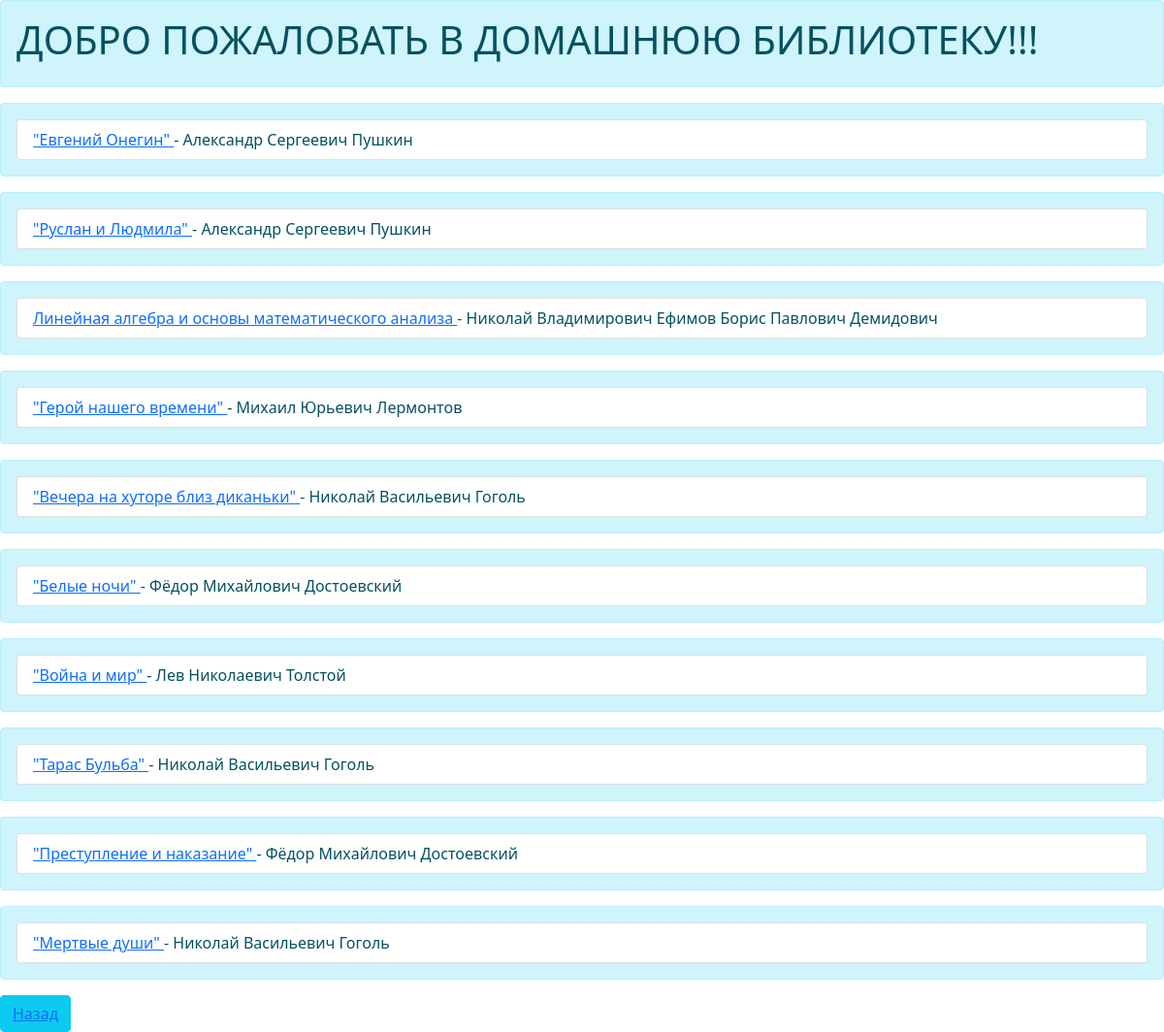
The page / on the database its author committed.
### book/models.py (models this page shows, shortened)
class Book(models.Model):
    title = models.CharField("Название", max_length=100)
    tagline = models.CharField("Слоган", max_length=100, default='')
    description = models.TextField("Описание")
    authors = models.ManyToManyField(Author, verbose_name="автор", related_name="author_book")
    draft = models.BooleanField("Черновик", default=False)
    class Meta:
        verbose_name = "Книга"
        verbose_name_plural = "Книги"

class Author(models.Model):
    name = models.CharField("Имя", max_length=100)
    age = models.PositiveSmallIntegerField("Возраст", default=0)
    description = models.TextField("Описание")
    class Meta:
        verbose_name = "Авторы"
        verbose_name_plural = "Авторы"

### book/views.py (the view)
# urls.py: path("", views.BooksView.as_view()),
class BooksView(View):
    def get(self, request):
        books = Book.objects.all()
        return render(request, "book/book_list.html", {"book_list": books})

### templates/book/book_list.html (shortened to what this page needs)
<!DOCTYPE html>
<html lang="en">
<head>
    <link href="https://cdn.jsdelivr.net/npm/bootstrap@5.0.0-beta1/dist/css/bootstrap.min.css" rel="stylesheet">
</head>
<body>
<div class="alert alert-info" role="alert">
  <h1>ДОБРО  ПОЖАЛОВАТЬ  В  ДОМАШНЮЮ  БИБЛИОТЕКУ!!!</h1>
</div>
{% for book in book_list %}
    <ul class="list-group">
       <div class="alert alert-info" role="alert"> <li class="list-group-item">
          <a href="{% url "book" pk=book.pk %}" class="editContent">
         {{ book.title }}
        </a>
           {{ '-' }}
            {% for  authors in book.authors.all %}
                {{ authors.name }}
            {% endfor %}
        </li>
       </div>
    </ul>
{% endfor %}
<button type="button" class="btn btn-info"><a href="/admin">Назад</a></button>
</body>
</html>

### rows shown on the page
Book: title "\"Евгений Онегин\"", value "-"
Author: name "Александр Сергеевич Пушкин"
Book: title "\"Руслан и Людмила\"", value "-"
Book: title "Линейная алгебра и основы математического анализа", value "-"
Author: name "Николай Владимирович Ефимов"
Author: name "Борис Павлович Демидович"
Book: title "\"Герой нашего времени\"", value "-"
Author: name "Михаил Юрьевич Лермонтов"
Book: title "\"Вечера на хуторе близ диканьки\"", value "-"
Author: name "Николай Васильевич Гоголь"
Book: title "\"Белые ночи\"", value "-"
Author: name "Фёдор Михайлович Достоевский"
Book: title "\"Война и мир\"", value "-"
Author: name "Лев Николаевич Толстой"
Book: title "\"Тарас Бульба\"", value "-"
Book: title "\"Преступление и наказание\"", value "-"
Book: title "\"Мертвые души\"", value "-"
